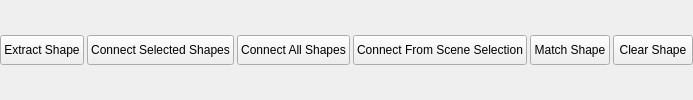
     <widget class="QWidget" name="uiConnectionGroupWID" native="true">
      <layout class="QHBoxLayout" name="horizontalLayout_16">
       <property name="spacing">
        <number>3</number>
       </property>
       <property name="margin">
        <number>0</number>
       </property>
       <item>
        <widget class="QPushButton" name="uiShapeExtractBTN">
         <property name="minimumSize">
          <size>
           <width>0</width>
           <height>30</height>
          </size>
         </property>
         <property name="baseSize">
          <size>
           <width>0</width>
           <height>0</height>
          </size>
         </property>
         <property name="toolTip">
          <string>Extract selected shapes for sculpting</string>
         </property>
         <property name="text">
          <string>Extract Shape</string>
         </property>
         <property name="bgColor" stdset="0">
          <string>orange</string>
         </property>
        </widget>
       </item>
       <item>
        <widget class="QPushButton" name="uiShapeConnectBTN">
         <property name="minimumSize">
          <size>
           <width>0</width>
           <height>30</height>
          </size>
         </property>
         <property name="baseSize">
          <size>
           <width>0</width>
           <height>0</height>
          </size>
         </property>
         <property name="toolTip">
          <string>Connect selected shapes to extracted objects in scene</string>
         </property>
         <property name="text">
          <string>Connect Selected Shapes</string>
         </property>
         <property name="bgColor" stdset="0">
          <string>orange</string>
         </property>
        </widget>
       </item>
       <item>
        <widget class="QPushButton" name="uiShapeConnectAllBTN">
         <property name="minimumSize">
          <size>
           <width>0</width>
           <height>30</height>
          </size>
         </property>
         <property name="toolTip">
          <string>Connect all shapes to extracted objects in scene</string>
         </property>
         <property name="text">
          <string>Connect All Shapes</string>
         </property>
         <property name="bgColor" stdset="0">
          <string>orange</string>
         </property>
        </widget>
       </item>
       <item>
        <widget class="QPushButton" name="uiShapeConnectSceneBTN">
         <property name="minimumSize">
          <size>
           <width>0</width>
           <height>30</height>
          </size>
         </property>
         <property name="toolTip">
          <string>Connect selected objects in scene to their shapes by name.</string>
         </property>
         <property name="text">
          <string>Connect From Scene Selection</string>
         </property>
         <property name="bgColor" stdset="0">
          <string>orange</string>
         </property>
        </widget>
       </item>
       <item>
        <widget class="QPushButton" name="uiShapeMatchBTN">
         <property name="minimumSize">
          <size>
           <width>0</width>
           <height>30</height>
          </size>
         </property>
         <property name="toolTip">
          <string>Match selected shape to object in scene</string>
         </property>
         <property name="text">
          <string>Match Shape</string>
         </property>
         <property name="bgColor" stdset="0">
          <string>orange</string>
         </property>
        </widget>
       </item>
       <item>
        <widget class="QPushButton" name="uiShapeClearBTN">
         <property name="minimumSize">
          <size>
           <width>0</width>
           <height>30</height>
          </size>
         </property>
         <property name="baseSize">
          <size>
           <width>0</width>
           <height>0</height>
          </size>
         </property>
         <property name="toolTip">
          <string>Reset selected shapes to rest shape</string>
         </property>
         <property name="text">
          <string>Clear Shape</string>
         </property>
         <property name="bgColor" stdset="0">
          <string>orange</string>
         </property>
        </widget>
       </item>
      </layout>
     </widget>
